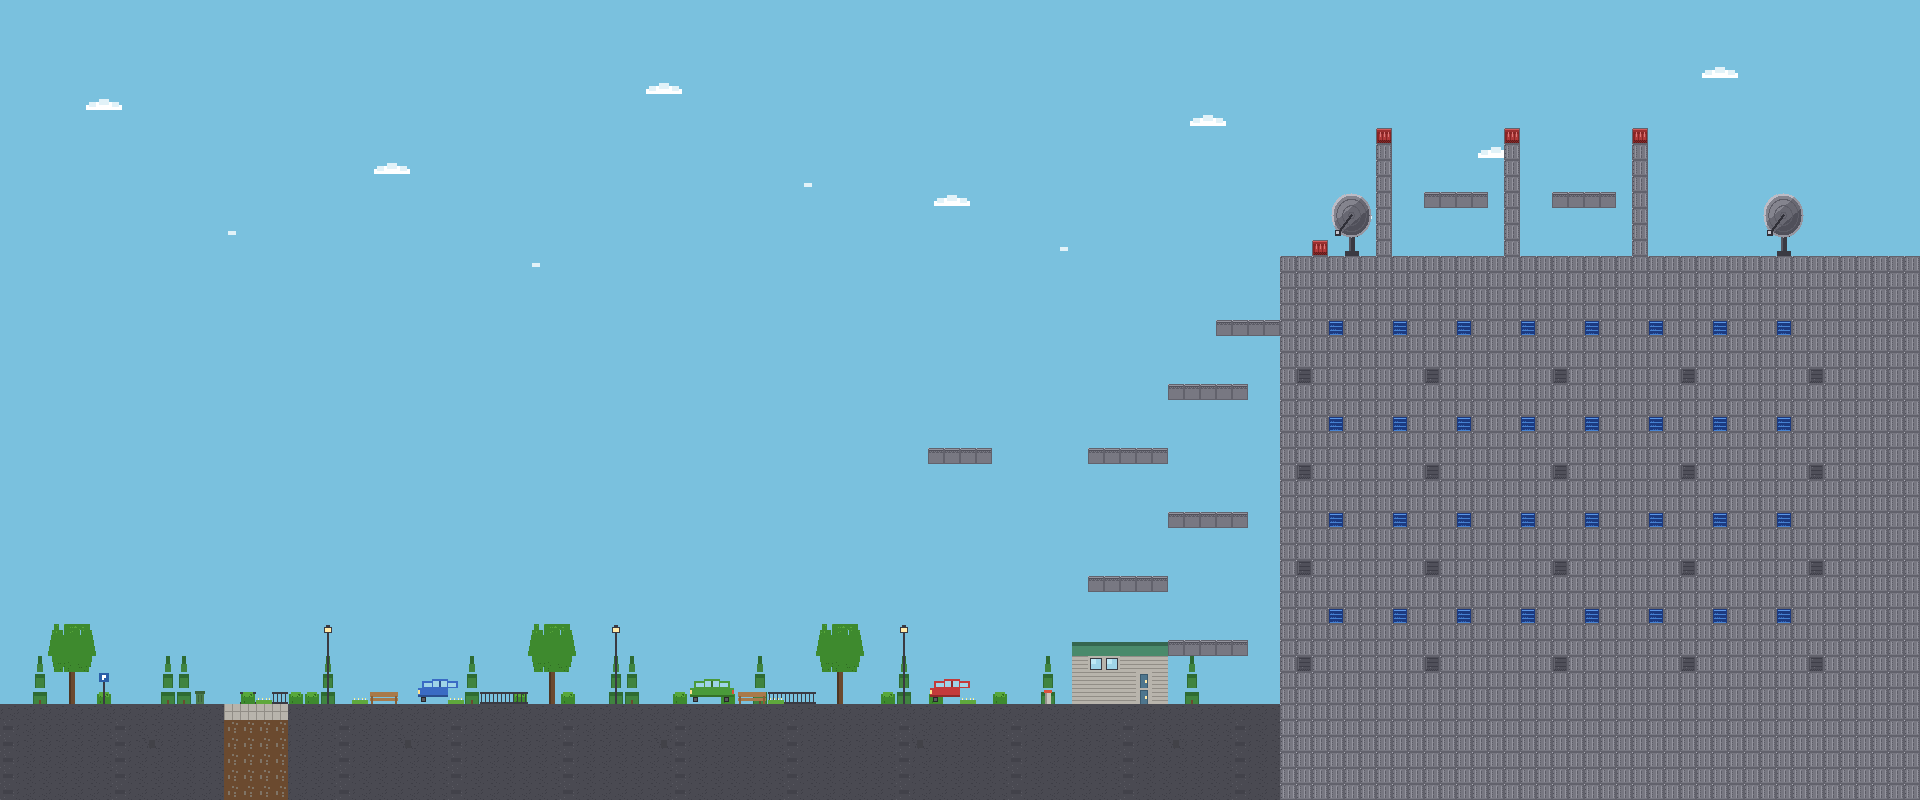

A level layout from a 2D game, rendered from its tile map. Below: a short description, then the map file with tile-grid data replaced by summaries:
An orthogonal 120x50 tile map with 16x16 px tiles, 6 tile layers (BG_Far, BG_Mid, BG_Near, Terrain, ...), 2 tilesets and 49 objects (14x Solid, 8x Waypoint, 7x Light, 5x Checkpoint, 3x MessageTrigger_Once, ...).

<map version="1.10" tiledversion="1.12.2" orientation="orthogonal" renderorder="right-down" width="120" height="50" tilewidth="16" tileheight="16" infinite="0" nextlayerid="9" nextobjectid="67">
 <properties>
  <property name="schema_version" type="int" value="1" />
  <property name="author" value="César Ubáu Calvo" />
  <property name="bgm_track" value="bgm_zone2_traverse" />
  <property name="climate" value="clear" />
  <property name="stage_id" value="stage2_2" />
  <property name="stage_name" value="2-2  ENTRADA Y ANTENAS" />
  <property name="time_limit" type="int" value="170" />
  <property name="zone" type="int" value="2" />
  <property name="gravity_multiplier" type="float" value="1.0" />
  <property name="ambient_light" type="float" value="0.88" />
  <property name="start_hour" type="string" value="noon" />
  <property name="day_length" type="float" value="0" />
  <property name="season" type="string" value="summer" />
  <property name="bloom" type="float" value="0.20" />
  <property name="vignette" type="float" value="0.10" />
  <property name="ambient_fx" type="string" value="dust" />
  <property name="ambient_fx_rate" type="float" value="8" />
 </properties>
 <tileset firstgid="193" name="tileset_datacenter_ext" tilewidth="16" tileheight="16" tilecount="256" columns="16">
  <image source="../../tilesets/tileset_datacenter_ext.png" width="256" height="256" />
 </tileset>
 <tileset firstgid="65" name="tileset_parqueo" tilewidth="16" tileheight="16" tilecount="128" columns="16">
  <image source="../../../student_assets/tilesets/tileset_parqueo.png" width="256" height="128" />
 </tileset>
 <layer id="1" name="BG_Far" width="120" height="50">
  <data>[6000 cells, 6000 non-empty, 5 distinct tile ids]</data>
 </layer>
 <layer id="2" name="BG_Mid" width="120" height="50">
  <data>[6000 cells, 27 non-empty, 3 distinct tile ids]</data>
 </layer>
 <layer id="3" name="BG_Near" width="120" height="50">
  <data>[6000 cells, 6 non-empty, 1 distinct tile ids]</data>
 </layer>
 <layer id="4" name="Terrain" width="120" height="50">
  <data>[6000 cells, 1929 non-empty, 12 distinct tile ids]</data>
 </layer>
 <layer id="5" name="Terrain_Detail" width="120" height="50">
  <data>[6000 cells, 195 non-empty, 57 distinct tile ids]</data>
 </layer>
 <objectgroup id="6" name="Objects">
  <object id="1" name="PlayerSpawn_01" type="PlayerSpawn" x="48" y="704">
   <point />
  </object>
  <object id="2" name="Checkpoint_01" type="Checkpoint" x="400" y="672" width="32" height="32">
   <properties>
    <property name="checkpoint_id" type="int" value="0" />
   </properties>
  </object>
  <object id="3" name="Checkpoint_02" type="Checkpoint" x="800" y="672" width="32" height="32">
   <properties>
    <property name="checkpoint_id" type="int" value="1" />
   </properties>
  </object>
  <object id="4" name="Checkpoint_03" type="Checkpoint" x="1184" y="480" width="32" height="32">
   <properties>
    <property name="checkpoint_id" type="int" value="2" />
   </properties>
  </object>
  <object id="5" name="Checkpoint_04" type="Checkpoint" x="1232" y="672" width="32" height="32">
   <properties>
    <property name="checkpoint_id" type="int" value="3" />
   </properties>
  </object>
  <object id="6" name="Checkpoint_05" type="Checkpoint" x="1312" y="224" width="32" height="32">
   <properties>
    <property name="checkpoint_id" type="int" value="4" />
   </properties>
  </object>
  <object id="7" name="NextTrigger_01" type="NextTrigger" x="1696" y="192" width="32" height="64" />
  <object id="8" name="CameraLock_01" type="CameraLock" x="1072" y="256" width="224" height="448">
   <properties>
    <property name="lock_x" type="bool" value="true" />
    <property name="lock_y" type="bool" value="false" />
   </properties>
  </object>
  <object id="10" name="Walker_01" type="Walker" x="600" y="704">
   <properties>
    <property name="patrol_length" type="int" value="96" />
    <property name="facing" value="right" />
    <property name="alert_speed" type="float" value="55.0" />
    <property name="damage_on_contact" type="float" value="0.25" />
   </properties>
   <point />
  </object>
  <object id="11" name="WalkerGuardia_01" type="WalkerGuardia" x="1216" y="704">
   <properties>
    <property name="patrol_length" type="int" value="64" />
    <property name="facing" value="left" />
    <property name="alert_speed" type="float" value="55.0" />
    <property name="damage_on_contact" type="float" value="0.25" />
   </properties>
   <point />
  </object>
  <object id="12" name="WalkerGuardia_02" type="WalkerGuardia" x="1120" y="640">
   <properties>
    <property name="patrol_length" type="int" value="64" />
    <property name="facing" value="left" />
    <property name="alert_speed" type="float" value="55.0" />
    <property name="damage_on_contact" type="float" value="0.25" />
   </properties>
   <point />
  </object>
  <object id="13" name="Flying_01" type="Flying" x="1040" y="500">
   <properties>
    <property name="flight_mode" value="sine" />
    <property name="flight_speed" type="float" value="45.0" />
    <property name="sine_amplitude" type="float" value="36.0" />
    <property name="sine_frequency" type="float" value="1.0" />
    <property name="damage_on_contact" type="float" value="0.25" />
   </properties>
   <point />
  </object>
  <object id="14" name="FlyingBoa_01" type="FlyingBoa" x="1344" y="160">
   <properties>
    <property name="flight_mode" value="patrol" />
    <property name="flight_speed" type="float" value="45.0" />
    <property name="damage_on_contact" type="float" value="0.25" />
   </properties>
   <point />
  </object>
  <object id="15" name="ShooterSerpienteArbol_01" type="ShooterSerpienteArbol" x="1440" y="192">
   <properties>
    <property name="fire_rate" type="float" value="0.35" />
    <property name="projectile_speed" type="float" value="100.0" />
    <property name="projectile_damage" type="float" value="0.25" />
   </properties>
   <point />
  </object>
  <object id="16" name="WalkerSerpientePequena_01" type="WalkerSerpientePequena" x="1536" y="256">
   <properties>
    <property name="patrol_length" type="int" value="96" />
    <property name="facing" value="left" />
    <property name="alert_speed" type="float" value="60.0" />
    <property name="damage_on_contact" type="float" value="0.25" />
   </properties>
   <point />
  </object>
  <object id="17" name="Waypoint_01" type="Waypoint" x="1328" y="216">
   <properties>
    <property name="owner_id" value="FlyingBoa_01" />
    <property name="waypoint_index" type="int" value="0" />
   </properties>
   <point />
  </object>
  <object id="18" name="Waypoint_02" type="Waypoint" x="1376" y="100">
   <properties>
    <property name="owner_id" value="FlyingBoa_01" />
    <property name="waypoint_index" type="int" value="1" />
   </properties>
   <point />
  </object>
  <object id="19" name="Waypoint_03" type="Waypoint" x="1440" y="248">
   <properties>
    <property name="owner_id" value="FlyingBoa_01" />
    <property name="waypoint_index" type="int" value="2" />
   </properties>
   <point />
  </object>
  </objectgroup>
 <objectgroup id="7" name="Collision">
  <!-- 16 objects omitted --></objectgroup>
 <layer id="8" name="FG_Overlay" width="120" height="50">
  <data>[6000 cells, 5 non-empty, 2 distinct tile ids]</data>
 </layer>
</map>
<!-- 31 of 49 objects omitted -->
